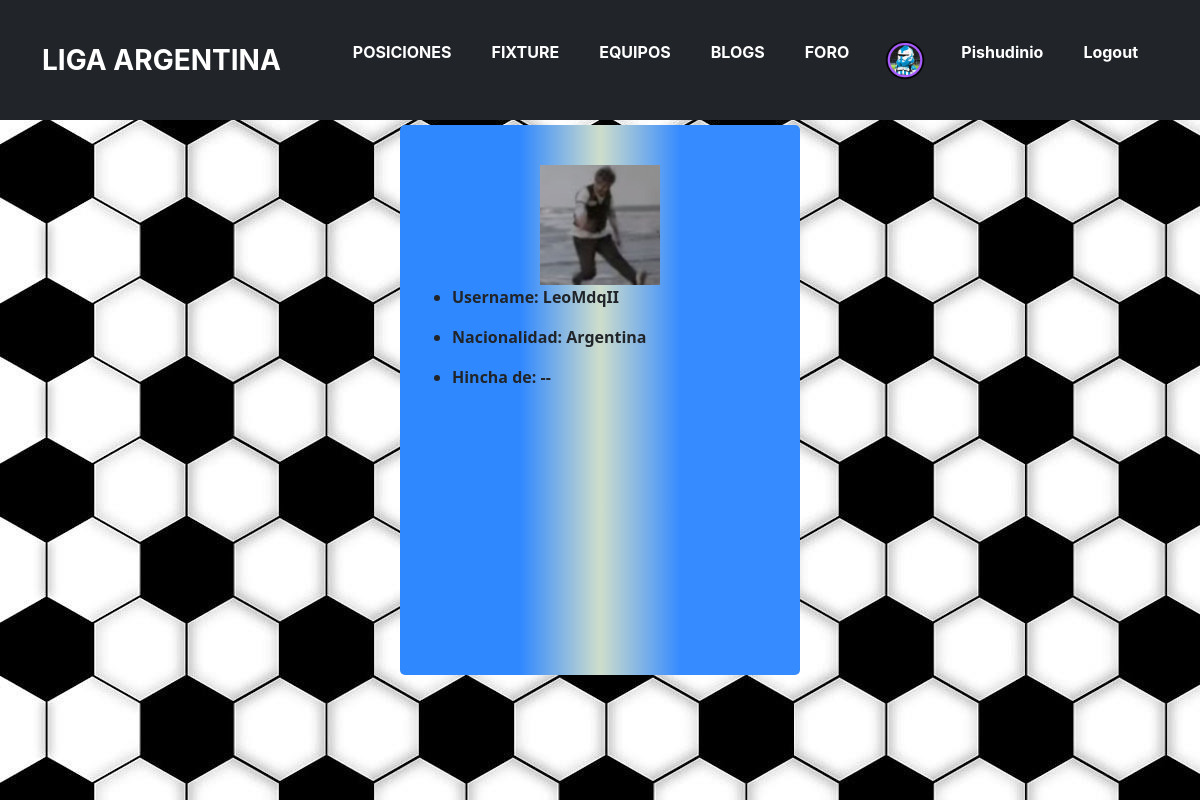
Screenshot of /AppFutbolArg/perfil/10/ (signed in) with the database file from the repository.
### AppFutbolArg/models.py (models this page shows, shortened)
class UserProfile(models.Model):
    user = models.OneToOneField(User, on_delete=models.CASCADE)
    nacimiento = models.DateField(blank=True, null=True)
    nacionalidad = models.CharField(max_length=100)
    hincha = models.CharField(max_length=100)
    avatar = models.ImageField(upload_to=autor_image_path, null=True, blank=True)
    class Meta:
        verbose_name_plural = "Perfiles"

### AppFutbolArg/views.py (the view)
# urls.py: path('perfil/<int:autor_id>/', visitar_perfil, name='visitar_perfil'),
@login_required
def visitar_perfil(request, autor_id):
    try:
        autor = User.objects.get(id=autor_id)
        perfil = UserProfile.objects.get(user=autor)
        avatar = getavatar(request)
        return render(request, 'AppFutbolArg/Perfil/visitarPerfil.html', {'avatar': avatar, 'perfil': perfil})
    except User.DoesNotExist:
        return render(request, "AppFutbolArg/error404.html")

### AppFutbolArg/context_processors.py (called while the page is built)
def avatar_context_processor(request):
    avatar = getavatar(request)
    return {'avatar': avatar}

### AppFutbolArg/views.py (called while the page is built)
@login_required
def getavatar(request):
    try:
        avatar = Avatar.objects.filter(user=request.user).first()
        if avatar:
            return avatar.image.url
    except Avatar.DoesNotExist:
        pass
    return None

### AppFutbolArg/templates/AppFutbolArg/Perfil/visitarPerfil.html (shortened to what this page needs)
{% extends "../inicio.html" %}
{% load static %}
{% block contenidoQueCambia %}
<div class="paralogin">
    <div class="formRegistro">
        {% if perfil %}
            {% if perfil.avatar %}
                <img src="{{ perfil.avatar.url }}" alt="Avatar" style="width: 120px; height: 120px; display: block; margin: 0 auto;">
            {% else %}
            <h4 style="display: flex; justify-content: center; align-items: center;" >[SIN AVATAR]</h4>
            {% endif %}
            <ul>
                <li><p>Username: {{ perfil.user.username }}</p></li>
                <li><p>Nacionalidad: {{ perfil.nacionalidad }}</p></li>
                <li><p>Hincha de: {{ perfil.hincha }}</p></li>
            </ul>
        {% else %}
            <p>Perfil no encontrado.</p>
        {% endif %}
    </div>
</div>
{% endblock %}

### AppFutbolArg/templates/AppFutbolArg/Inicio.html (shortened to what this page needs)
<!DOCTYPE html>
<html lang="en">
<head>
    {% load static %}
    <link href="{% static 'AppFutbolArg/css/fabifriasStyles.css' %}" rel="stylesheet">
    <link href="{% static 'AppFutbolArg/css/styles.css' %}" rel="stylesheet">
    <link href="{% static 'AppFutbolArg/css/heading.css' %}" rel="stylesheet">
    <link href="{% static 'AppFutbolArg/css/bootstrap.min.css' %}" rel="stylesheet">
</head>
    <body>
        <nav class="navbar navbar-expand-lg fixed-top bg-dark" id="mainNav">
            <div class="container"><a class="navbar-brand js-scroll-trigger" href="{% url 'Inicio' %}">LIGA ARGENTINA</a>
                <div class="collapse navbar-collapse" id="navbarResponsive">
                    <ul class="navbar-nav ml-auto">
                        <li class="nav-item mx-0 mx-lg-1"><a class="nav-link py-3 px-0 px-lg-3 rounded js-scroll-trigger" href="{% url 'Posiciones' %}">POSICIONES</a></li>
                        <li class="nav-item mx-0 mx-lg-1"><a class="nav-link py-3 px-0 px-lg-3 rounded js-scroll-trigger" href="{% url 'Fixture' %}">FIXTURE</a></li>
                        <li class="nav-item mx-0 mx-lg-1"><a class="nav-link py-3 px-0 px-lg-3 rounded js-scroll-trigger" href="{% url 'Equipos' %}">EQUIPOS</a></li>
                        <li class="nav-item mx-0 mx-lg-1"><a class="nav-link py-3 px-0 px-lg-3 rounded js-scroll-trigger" href="{% url 'Blogs' %}">BLOGS</a></li>
                        <li class="nav-item mx-0 mx-lg-1"><a class="nav-link py-3 px-0 px-lg-3 rounded js-scroll-trigger" href="{% url 'AppForoArg:foro' %}">FORO</a></li>
                        {% if user.is_authenticated %}
                        <a class="nav-link py-3 px-0 px-lg-3 rounded js-scroll-trigger" href="{% url 'perfil' %}">
                            <img src="{{avatar}}" width="40px" alt="" class="rounded-circle">
                        </a>
                        <li class="nav-item mx-0 mx-lg-1"><a class="nav-link py-3 px-0 px-lg-3 rounded js-scroll-trigger" href="{% url 'perfil' %}">{{user.username}}</a></li>
                        <li class="nav-item mx-0 mx-lg-1"><a class="nav-link py-3 px-0 px-lg-3 rounded js-scroll-trigger" href="{% url 'logout' %}">Logout</a></li>
                        {% else %}
                        <li class="nav-item mx-0 mx-lg-1"><a class="nav-link py-3 px-0 px-lg-3 rounded js-scroll-trigger" href="{% url 'login' %}">Iniciar Sesion</a></li>
                        <li class="nav-item mx-0 mx-lg-1"><a class="nav-link py-3 px-0 px-lg-3 rounded js-scroll-trigger" href="{% url 'registro' %}">Registro</a></li>
                        {% endif %}
                    </ul>
                </div>
            </div>
        </nav>
        <div>
        {% block contenidoQueCambia %}{% endblock %}
    </body>
</html>

### AppFutbolArg/static/AppFutbolArg/css/fabifriasStyles.css (style rules this page uses)
.paralogin { background-image: url("../assets/img/futbol-background.jpg"); position: absolute !important; height: 100% !important; width: 100% !important; display: flex; justify-content: center; align-items: center; height: 100vh; }
.formRegistro { font-weight: bold; background: rgb(48,136,255); background: linear-gradient(90deg, rgba(48,136,255,1) 30%, rgba(207,222,203,1) 50%, rgba(54,139,255,1) 70%); padding: 40px 20px 20px 20px; border-radius: 5px; width: 400px; height: 550px; }

### rows the page displays
UserProfile: avatar (picture), user.username "LeoMdqII", nacionalidad "Argentina", hincha "--"

### other values shown
{{ user.username }} "Pishudinio"
